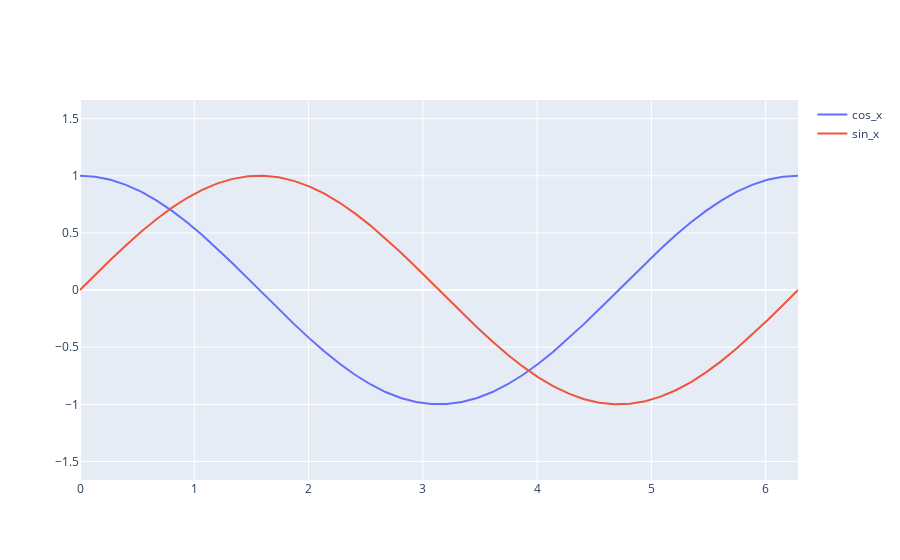

Notebook source saved alongside this figure:
### Code cell
df = pd.DataFrame({"time":pd.date_range(start='05:30', end='17:30', freq='15min')[:-1]})
df["x"]=np.linspace(0, 12 * 4 - 1, 12 * 4, dtype=int)

# We normalize x values to match with the 0-2π cycle
df["x_norm"] = 2 * math.pi * df["x"] / df["x"].max()

df["cos_x"] = np.cos(df["x_norm"])
df["sin_x"] = np.sin(df["x_norm"])

display(df.head(32))

import plotly.graph_objects as go

fig = go.Figure()

fig.add_trace(go.Scatter(x=df.x_norm, y=df.cos_x, name='cos_x'))
fig.add_trace(go.Scatter(x=df.x_norm, y=df.sin_x, name='sin_x'))

fig.update_layout(yaxis=dict(scaleanchor="x", scaleratio=1))

fig.show()
